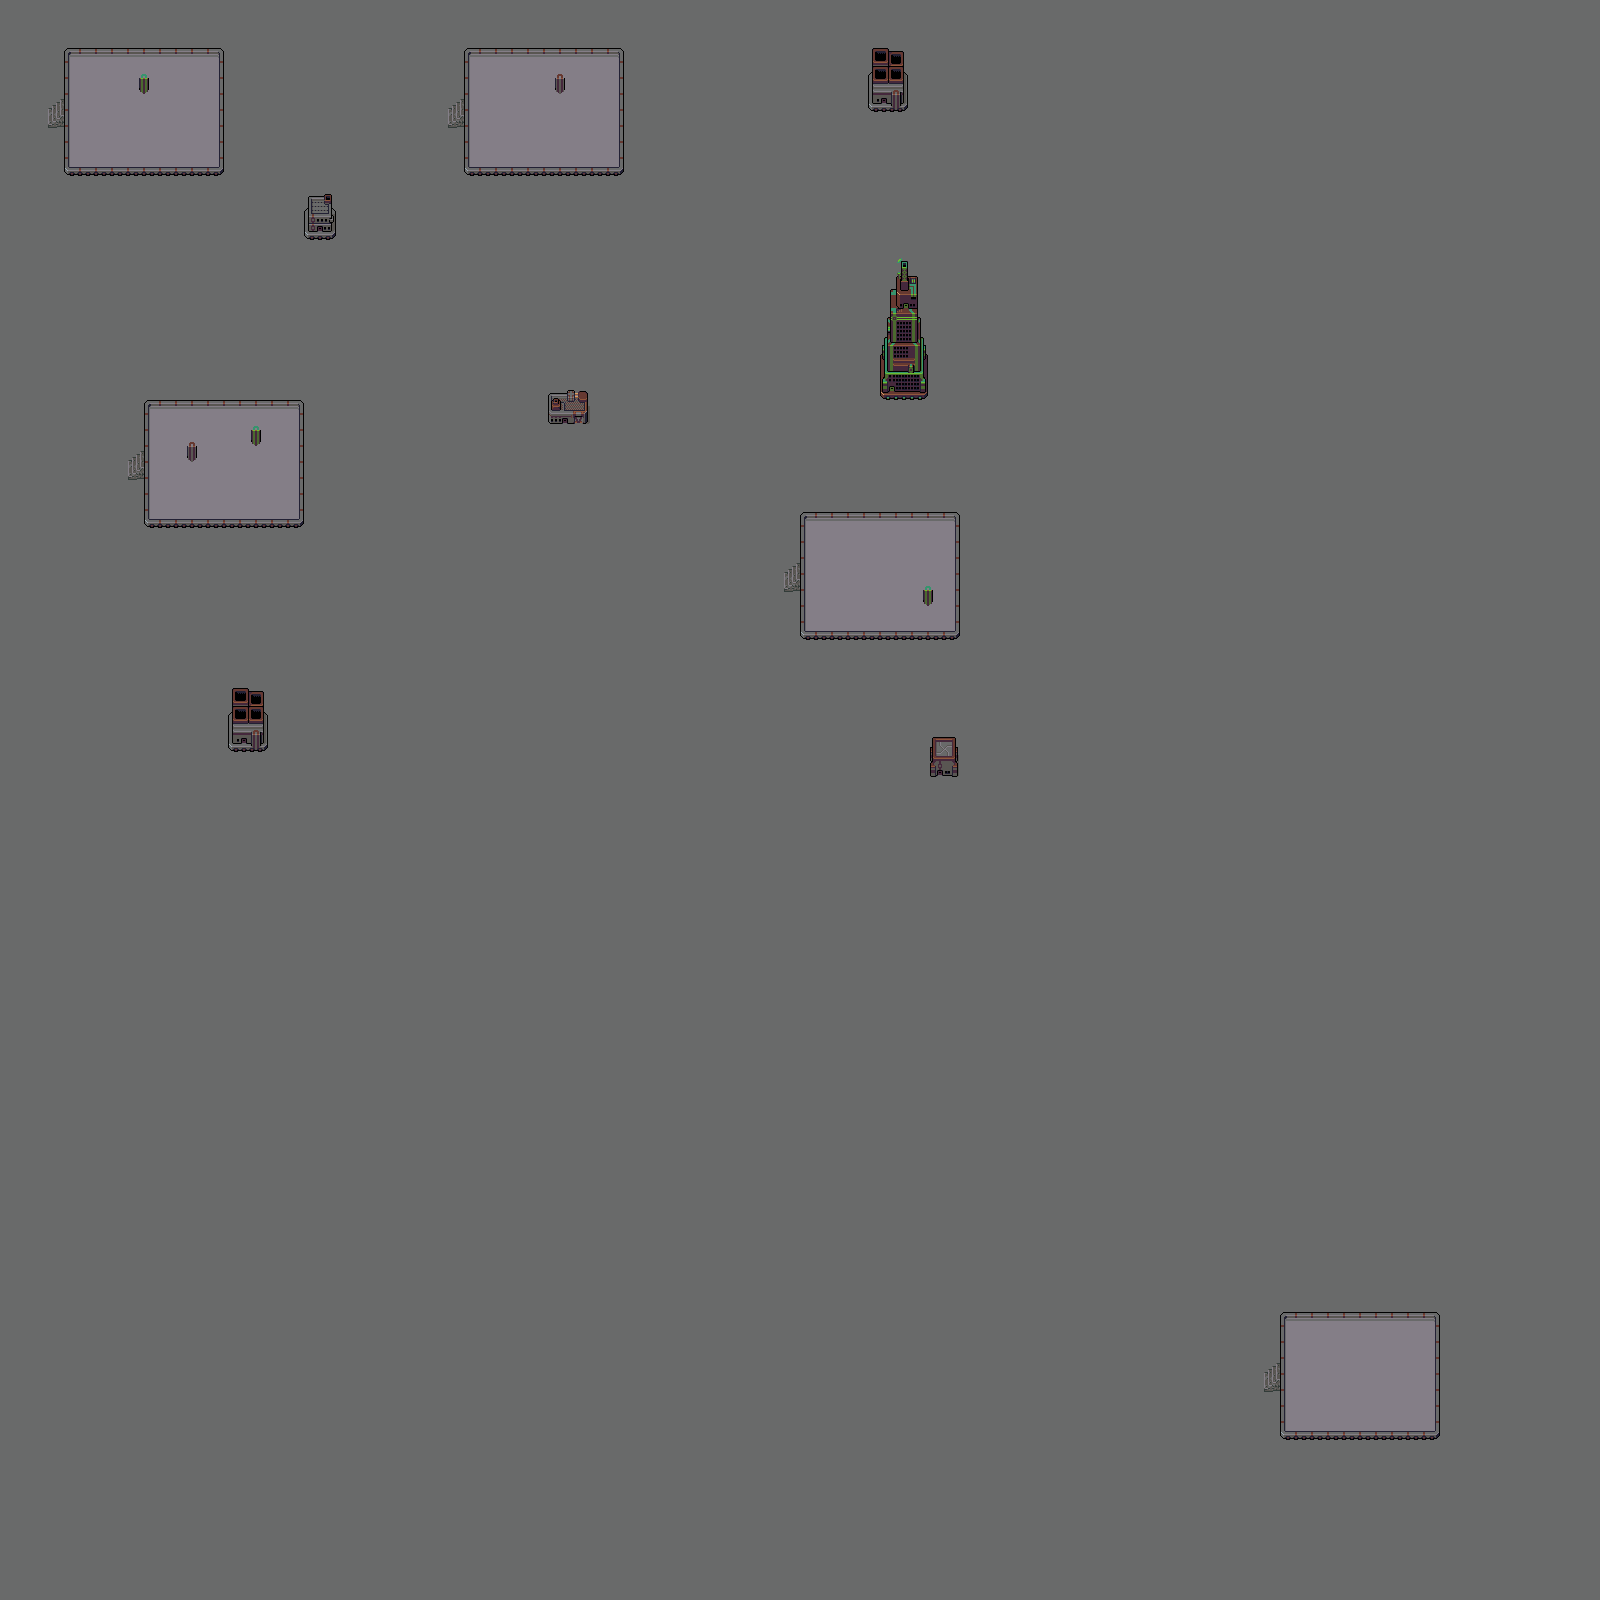

This game map was drawn from its Tiled (.tmx) file and the tilesets committed beside it. A one-line description and the trimmed map source follow:
An orthogonal 100x100 tile map with 16x16 px tiles, 3 tile layers (ground, ground_2, structure), 3 tilesets.

<map version="1.0" orientation="orthogonal" renderorder="right-down" width="100" height="100" tilewidth="16" tileheight="16" nextobjectid="2">
 <tileset firstgid="1" name="colony-db32-buildings-ready" tilewidth="16" tileheight="16" tilecount="2600">
  <image source="colony-db32-buildings-ready.png" width="320" height="2080" />
 </tileset>
 <tileset firstgid="2601" name="colony-db32-other-ready" tilewidth="16" tileheight="16" tilecount="1105">
  <image source="colony-db32-other-ready.png" width="272" height="1040" />
 </tileset>
 <tileset firstgid="3706" name="colony-db32-grounds-ready" tilewidth="16" tileheight="16" tilecount="1020">
  <image source="colony-db32-grounds-ready.png" width="320" height="816" />
 </tileset>
 <layer name="ground" width="100" height="100">
  <data>[10000 cells, 10000 non-empty, 1 distinct tile ids]</data>
 </layer>
 <layer name="ground_2" width="100" height="100">
  <data>[10000 cells, 410 non-empty, 11 distinct tile ids]</data>
 </layer>
 <layer name="structure" width="100" height="100">
  <data>[10000 cells, 92 non-empty, 68 distinct tile ids]</data>
 </layer>
</map>
